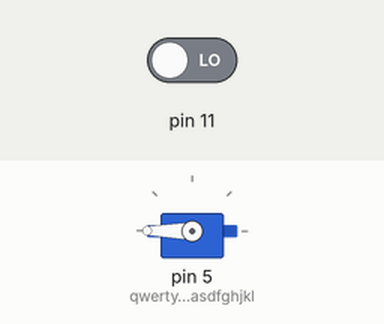
Simulated run of this sketch. Board: Arduino Uno, built with avr-gcc and run on an emulated ATmega328P. Parts: servo. The test bench sets the inputs (shaded band); at power-on: pin 11 LOW.

Above: at 1.2 s.
1.3 s: pin 11 driven HIGH
At 1.6 s:
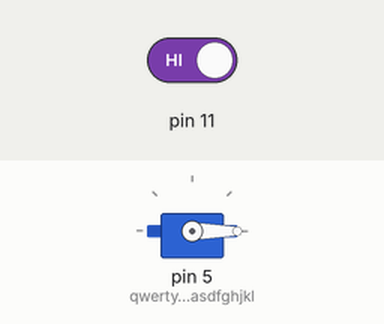
2.8 s: pin 11 driven LOW
At 3.9 s:
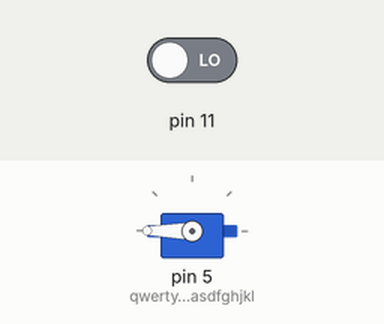
Timing chart, 0 to 5.8 s (numbered marks = the images above; inputs shaded):
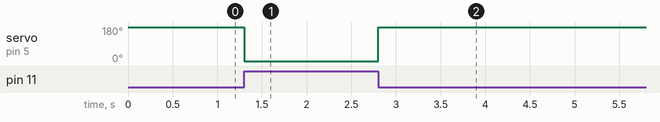

The sketch:

202324T2_R301_L9_Final_Project_-_Candy_Dispenser_Sean.ino
```cpp
#include <Servo.h>

Servo qwertyuiopasdfghjkl;

void setup() {
	qwertyuiopasdfghjkl.attach(5);
	qwertyuiopasdfghjkl.write(180);
	pinMode(11, INPUT);

}

void loop() {
	if (digitalRead(11)){
	   qwertyuiopasdfghjkl.write(0);
	}else{
		qwertyuiopasdfghjkl.write(180);
	}
}
```

Measured:
- after the input at 1.3 s, servo on pin 5 (qwertyuiopasdfghjkl): 180° → 0° at once
- after the input at 2.8 s, servo on pin 5 (qwertyuiopasdfghjkl): 0° → 180° at once
